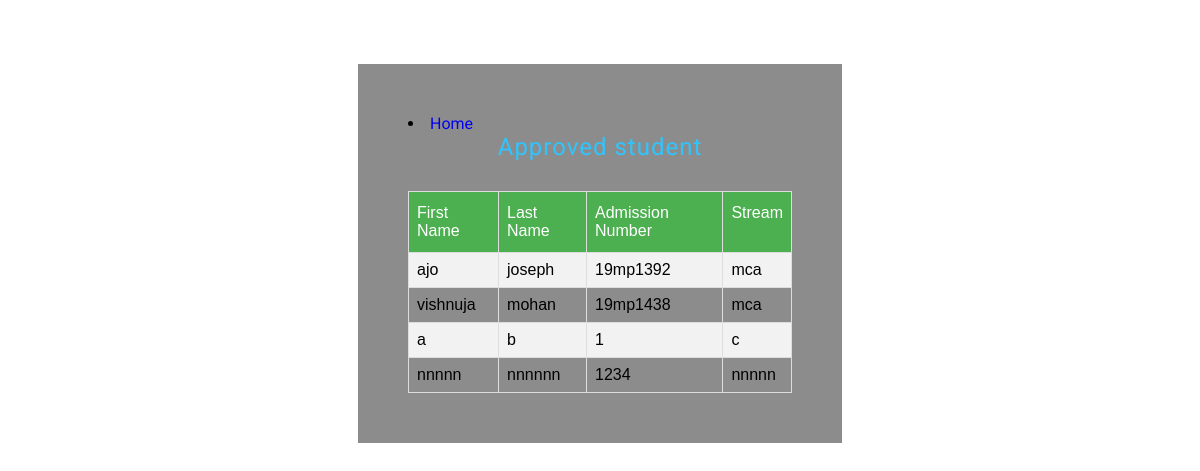
/approve_list_student/, run on the app's committed database.
### student/models.py (models this page shows)
class Sreg(models.Model):
    admnno = models.CharField(max_length=10)
    sfname =models.CharField(max_length=20)
    slname = models.CharField(max_length=20)
    stream = models.CharField(max_length=50)
    yoj = models.CharField(max_length=50)
    duration = models.CharField(max_length=10)
    semail = models.EmailField(max_length=50)
    con = models.CharField(max_length=12)
    housename = models.CharField(max_length=12)
    location = models.CharField(max_length=20)
    district = models.CharField(max_length=5)
    pin = models.CharField(max_length=6)
    pname = models.CharField(max_length=20)
    pemail = models.EmailField(max_length=20)
    img = models.FileField(upload_to='file')
    aadhar = models.FileField(upload_to='file')
    gender = models.CharField(max_length=20, default='')
    status = models.CharField(max_length=20)
    uname=models.CharField(max_length=20,default='')

### student/views.py (the view)
# urls.py: path('approve_list_student/', student.views.approve_list_student, name='approve_list_student'),
def approve_list_student(request):
    r = Sreg.objects.raw("select * from student_sreg where status = 'approve' ")
    template = loader.get_template("student_approve.html")
    context = {'k': r}
    return HttpResponse(template.render(context, request))

### Template/student_approve.html (shortened to what this page needs)
{% load static %}
<html>
</head>
<body>
<div class="video">
	<div class="center-container">
	    <div class="w3ls-agileinfo">
<head>
<link href="{% static 'reg-temp/css/style.css' %}" rel="stylesheet" type="text/css" media="all" />
		</div>
		 <div class="bg-agile">
<div class="main-top">
		<nav>
			<li><a href="{% url 'a_home' %}" class="active">Home</a></li>
		</nav>
</div>
<h2>Approved student</h2>
<table id="customers">
  <tr>
    <th>First Name</th><th>Last Name</th><th>Admission Number</th><th>Stream</th>
  </tr>
     {% for i in k %}
  <tr>
    <td>{{i.sfname}}</td><td>{{i.slname}}</td><td>{{i.admnno}}</td><td>{{i.stream}}</td>
    {% endfor %}
</table>
         </div>
    </div>
</div>
</body>
</html>

### static/reg-temp/css/style.css (style rules this page uses)
html,body,div,span,applet,object,iframe,h1,h2,h3,h4,h5,h6,p,blockquote,pre,a,abbr,acronym,address,big,cite,code,del,dfn,em,img,ins,kbd,q,s,samp,small,strike,strong,sub,sup,tt,var,b,u,i,dl,dt,dd,ol,nav ul,nav li,fieldset,form,label,legend,table,caption,tbody,tfoot,thead,tr,th,td,article,aside,canvas,details,embed,figure,figcaption,footer,header,hgroup,menu,nav,output,ruby,section,summary,time,mark,audio,video { margin:0;padding:0;border:0;font-size:100%;font:inherit;vertical-align:baseline; }
article, aside, details, figcaption, figure,footer, header, hgroup, menu, nav, section { display: block; }
table { border-collapse:collapse;border-spacing:0; }
a { text-decoration:none; }
body { font-family: 'Roboto', sans-serif; font-size: 100%; background:url(../images/course.jpg)no-repeat; background-position:0px 0px; text-align: left; min-height: 100%; background-size:cover; background-position:center; background-attachment:fixed; }
.center-container { padding: 0em 0 1em; }
.w3ls-agileinfo { padding: 2em 0; }
.bg-agile { width: 30%; margin: 0 auto; padding: 50px; background: rgba(0, 0, 0, 0.45); }
.bg-agile h2 { color: #31c4fc; text-align: center; font-size: 30px; letter-spacing: 1px; margin: 0px 0px 30px; font-family: 'Roboto', sans-serif; }
@media (max-width:1366px) { .bg-agile { width: 32%; } }
@media (max-width:1280px) { .bg-agile h2 { font-size: 24px; } }

### Template/student_approve.html (style rules this page uses)
#customers { font-family: "Trebuchet MS", Arial, Helvetica, sans-serif; border-collapse: collapse; width: 100%; }
#customers td, #customers th { border: 1px solid #ddd; padding: 8px; }
#customers tr:nth-child(even) { background-color: #f2f2f2; }
#customers th { padding-top: 12px; padding-bottom: 12px; text-align: left; background-color: #4CAF50; color: white; }

### data on the page
Sreg: sfname "ajo", slname "joseph", admnno "19mp1392", stream "mca"
Sreg: sfname "vishnuja", slname "mohan", admnno "19mp1438", stream "mca"
Sreg: sfname "a", slname "b", admnno "1", stream "c"
Sreg: sfname "nnnnn", slname "nnnnnn", admnno "1234", stream "nnnnn"
